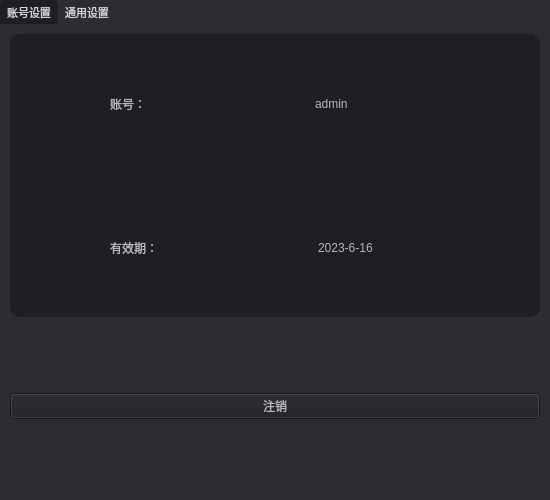
<?xml version="1.0" encoding="UTF-8"?>
<ui version="4.0">
 <class>Setting</class>
 <widget class="QWidget" name="Setting">
  <property name="geometry">
   <rect>
    <x>0</x>
    <y>0</y>
    <width>550</width>
    <height>500</height>
   </rect>
  </property>
  <property name="minimumSize">
   <size>
    <width>550</width>
    <height>480</height>
   </size>
  </property>
  <property name="maximumSize">
   <size>
    <width>550</width>
    <height>500</height>
   </size>
  </property>
  <property name="windowTitle">
   <string>Form</string>
  </property>
  <property name="styleSheet">
   <string notr="true">* {
    color: #b5b6b8;
}
#Setting {
    background: #2b2d30;
}
#tab_window {
    background: #2b2d30;
}#Setting {
    background: #2b2d30;
}
#tab_window {
    background: #2b2d30;
}
QTabWidget::pane {
    border: 1px solid #2b2d30;
}
QTabBar::tab{
    background-color: #2b2d30;
	font-family:Consolas;
	font-size:8pt;
	border-top-left-radius: 5px;
	border-top-right-radius: 5px;
	min-width: 8px;
	padding: 5px;
}
QTabBar::tab:selected{
    background-color: #1e1f22;
}
QTabBar::tab:hover {
    background-color: #1e1f22;
}
QTabWidget::pane {
    border: 1px solid #2b2d30;
}
QTabBar::tab{
    background-color: #2b2d30;
	font-family:Consolas;
	font-size:8pt;
	color:#ced4da;
	border-top-left-radius: 5px;
	border-top-right-radius: 5px;
	min-width: 8px;
	padding: 5px;
}
QTabBar::tab:hover {
    background-color: #1e1f22;
}
#user {
    background-color: #1e1f22;
    border-radius: 10px;
}
QPushButton {
    background: #1e1f22;
}
QPushButton:hover {
    background: #1e1f22;
}
QComboBox{
    background: #2b2d30;
    font-size:14px;
    padding: 1px 15px 1px 3px;
    border:1px solid #1e1f22;
    border-radius:5px 5px 0px 0px;
  } 
QComboBox::drop-down {
    subcontrol-origin: padding;
    subcontrol-position: top right;
    width: 15px;
    border:none;
}
QComboBox QAbstractItemView{
	background:#2b2d30;
    border:1px solid #1e1f22;
    border-radius:0px 0px 5px 5px;
	font-size:14px;
    outline: 0px;
  }</string>
  </property>
  <layout class="QVBoxLayout" name="verticalLayout_2">
   <property name="spacing">
    <number>0</number>
   </property>
   <property name="leftMargin">
    <number>0</number>
   </property>
   <property name="topMargin">
    <number>0</number>
   </property>
   <property name="rightMargin">
    <number>0</number>
   </property>
   <property name="bottomMargin">
    <number>0</number>
   </property>
   <item>
    <widget class="QTabWidget" name="tab_window">
     <property name="currentIndex">
      <number>0</number>
     </property>
     <widget class="QWidget" name="user_page">
      <attribute name="title">
       <string>账号设置</string>
      </attribute>
      <layout class="QVBoxLayout" name="verticalLayout_3" stretch="4,1,1,1">
       <item>
        <widget class="QWidget" name="user" native="true">
         <layout class="QVBoxLayout" name="verticalLayout">
          <property name="leftMargin">
           <number>100</number>
          </property>
          <property name="topMargin">
           <number>0</number>
          </property>
          <property name="rightMargin">
           <number>20</number>
          </property>
          <property name="bottomMargin">
           <number>0</number>
          </property>
          <item>
           <layout class="QHBoxLayout" name="horizontalLayout_2">
            <property name="spacing">
             <number>0</number>
            </property>
            <property name="sizeConstraint">
             <enum>QLayout::SetDefaultConstraint</enum>
            </property>
            <item>
             <widget class="QLabel" name="username">
              <property name="mouseTracking">
               <bool>false</bool>
              </property>
              <property name="tabletTracking">
               <bool>false</bool>
              </property>
              <property name="acceptDrops">
               <bool>false</bool>
              </property>
              <property name="text">
               <string>账号：</string>
              </property>
             </widget>
            </item>
            <item>
             <widget class="QLabel" name="username_value">
              <property name="text">
               <string>admin</string>
              </property>
             </widget>
            </item>
           </layout>
          </item>
          <item>
           <layout class="QHBoxLayout" name="horizontalLayout_3">
            <item>
             <widget class="QLabel" name="validity">
              <property name="text">
               <string>有效期：</string>
              </property>
             </widget>
            </item>
            <item>
             <widget class="QLabel" name="validity_value">
              <property name="text">
               <string>2023-6-16</string>
              </property>
             </widget>
            </item>
           </layout>
          </item>
         </layout>
        </widget>
       </item>
       <item>
        <spacer name="userVerticalSpacer_2">
         <property name="orientation">
          <enum>Qt::Vertical</enum>
         </property>
         <property name="sizeHint" stdset="0">
          <size>
           <width>20</width>
           <height>40</height>
          </size>
         </property>
        </spacer>
       </item>
       <item>
        <widget class="QPushButton" name="pushButton">
         <property name="minimumSize">
          <size>
           <width>100</width>
           <height>0</height>
          </size>
         </property>
         <property name="text">
          <string>注销</string>
         </property>
        </widget>
       </item>
       <item>
        <spacer name="userVerticalSpacer">
         <property name="orientation">
          <enum>Qt::Vertical</enum>
         </property>
         <property name="sizeHint" stdset="0">
          <size>
           <width>20</width>
           <height>40</height>
          </size>
         </property>
        </spacer>
       </item>
      </layout>
     </widget>
     <widget class="QWidget" name="general_page">
      <attribute name="title">
       <string>通用设置</string>
      </attribute>
      <layout class="QVBoxLayout" name="verticalLayout_4" stretch="1,1,2">
       <item>
        <layout class="QHBoxLayout" name="horizontalLayout">
         <item>
          <spacer name="horizontalSpacer_3">
           <property name="orientation">
            <enum>Qt::Horizontal</enum>
           </property>
           <property name="sizeHint" stdset="0">
            <size>
             <width>40</width>
             <height>20</height>
            </size>
           </property>
          </spacer>
         </item>
         <item>
          <widget class="QLabel" name="language">
           <property name="text">
            <string>语言：</string>
           </property>
          </widget>
         </item>
         <item>
          <widget class="QComboBox" name="language_value">
           <item>
            <property name="text">
             <string>中文</string>
            </property>
           </item>
           <item>
            <property name="text">
             <string>English</string>
            </property>
           </item>
          </widget>
         </item>
         <item>
          <spacer name="horizontalSpacer_4">
           <property name="orientation">
            <enum>Qt::Horizontal</enum>
           </property>
           <property name="sizeHint" stdset="0">
            <size>
             <width>40</width>
             <height>20</height>
            </size>
           </property>
          </spacer>
         </item>
        </layout>
       </item>
       <item>
        <layout class="QHBoxLayout" name="horizontalLayout_4">
         <item>
          <spacer name="horizontalSpacer">
           <property name="orientation">
            <enum>Qt::Horizontal</enum>
           </property>
           <property name="sizeHint" stdset="0">
            <size>
             <width>40</width>
             <height>20</height>
            </size>
           </property>
          </spacer>
         </item>
         <item>
          <widget class="QLabel" name="update">
           <property name="text">
            <string>更新：</string>
           </property>
          </widget>
         </item>
         <item>
          <widget class="QPushButton" name="update_value">
           <property name="text">
            <string>检查更新</string>
           </property>
          </widget>
         </item>
         <item>
          <spacer name="horizontalSpacer_2">
           <property name="orientation">
            <enum>Qt::Horizontal</enum>
           </property>
           <property name="sizeHint" stdset="0">
            <size>
             <width>40</width>
             <height>20</height>
            </size>
           </property>
          </spacer>
         </item>
        </layout>
       </item>
       <item>
        <spacer name="verticalSpacer">
         <property name="orientation">
          <enum>Qt::Vertical</enum>
         </property>
         <property name="sizeHint" stdset="0">
          <size>
           <width>20</width>
           <height>40</height>
          </size>
         </property>
        </spacer>
       </item>
      </layout>
     </widget>
    </widget>
   </item>
  </layout>
 </widget>
 <resources/>
 <connections/>
</ui>
